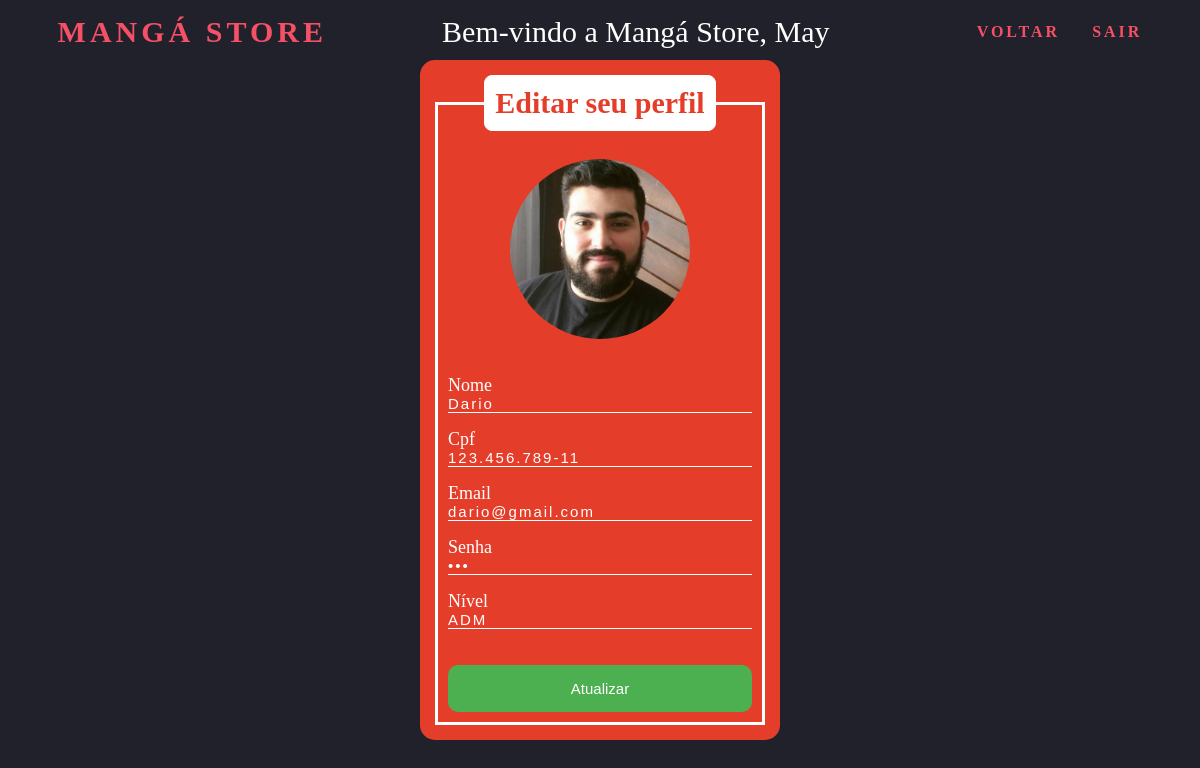
The page /pages/relatorio-clientes/editar_perfil_clientes.php?id=1 (signed in) on the database its author committed.
### tables this page shows
CREATE TABLE IF NOT EXISTS `usuario` (
    `id` int(2) NOT NULL AUTO_INCREMENT,
    `avatar` varchar(255) NOT NULL,
    `nome` varchar(45) NOT NULL,
    `email` varchar(110) NOT NULL,
    `cpf` varchar(14) NOT NULL,
    `senha` varchar(15) NOT NULL,
    `nivel` varchar(4),
    PRIMARY KEY (`id`)
);

### pages/relatorio-clientes/editar_perfil_clientes.php (the view, shortened to what this page needs)
<?php
if (!empty($_GET['id'])) {
    include_once('../connection/config.php');
    $id = $_GET['id'];
    $sqlSelect = "SELECT * FROM usuario WHERE id = $id";
    $result = $con->query($sqlSelect);
    if ($result->num_rows > 0) {
        while ($usuario_data = mysqli_fetch_assoc($result)) {
            $avatar = $usuario_data['avatar'];
            $nome = $usuario_data['nome'];
            $email = $usuario_data['email'];
            $cpf = $usuario_data['cpf'];
            $senha = $usuario_data['senha'];
            $nivel = $usuario_data['nivel'];
        }
    } else {
        header("Location: ../sistema/sistema.php");
    }
}
?>
<!DOCTYPE html>
<html lang="pt-br">
<head>
    <link rel="stylesheet" href="editar_perfil_clientes.css">
</head>
<body>
    <header>
        <nav class="menu">
            <h1 class="logo">Mangá Store</h1>
            <p class="bem-vindo">Bem-vindo a Mangá Store, <?php echo $_SESSION["nome"]; ?></p>
            <ul class="nav-list">
                <li><a href="../relatorio-clientes/relatorio-clientes.php">Voltar</a></li>
                <li><a href="../login/login.php">Sair</a></li>
            </ul>
        </nav>
    </header>
    <div class="box-login">
        <div class="box">
            <form action="saveEdit.php" method="POST">
                <fieldset>
                    <legend><b>Editar seu perfil</b></legend>
                    <br>
                    <div class="inputBox">
                        <img class="avatar" src="<?php echo $avatar; ?>" alt="">
                    </div>
                    <br><br>
                    <div class="inputBox">
                        <input type="text" name="nome" id="nome" value="<?php echo $nome ?>" class="inputUser" required>
                        <label for="nome" class="labelInput">Nome</label>
                    </div>
                    <br><br>
                    <div class="inputBox">
                        <input type="text" name="cpf" id="cpf" maxlength="14" oninput="maskCPF(this)" value="<?php echo $cpf ?>" onblur="validar()" class="inputUser" required>
                        <label for="cpf" class="labelInput">Cpf</label>
                    </div>
                    <br><br>
                    <div class="inputBox">
                        <input type="email" name="email" id="email" value="<?php echo $email ?>" class="inputUser" required>
                        <label for="email" class="labelInput">Email</label>
                    </div>
                    <br><br>
                    <div class="inputBox">
                        <input type="password" name="senha" id="senha" value="<?php echo $senha ?>" class="inputUser" required>
                        <label for="senha" class="labelInput">Senha</label>
                    </div>
                    <br><br>
                    <div class="inputBox">
                        <input type="text" name="nivel" id="nivel" value="<?php echo $nivel ?>" class="inputUser" required>
                        <label for="nivel" class="labelInput">Nível</label>
                    </div>
                    <br><br>
                    <input type="submit" name="update" id="update" value="Atualizar" onclick="mensagem()">
                </fieldset>
            </form>
        </div>
    </div>
</body>
</html>

### pages/relatorio-clientes/editar_perfil_clientes.css (style rules this page uses)
:root { --red: #F65066; --orange: #E43E2B; --white: #fff; --blue: #76E4FE; --black: #000; --bg-color: #21212B; }
* { padding: 0; margin: 0; box-sizing: border-box; scroll-behavior: smooth; }
li { list-style: none; }
a { text-decoration: none; }
body { background-color: var(--bg-color); }
header { margin-bottom: 150px; }
.logo { font-family: 'Permanent Marker', cursive; font-size: 24px; text-transform: uppercase; letter-spacing: 4px; color: var(--red); font-weight: bold; font-size: 30px; }
.avatar { width: 180px; height: 180px; border-radius: 50%; margin-bottom: 20px; display: block; margin-left: auto; margin-right: auto; }
.menu { display: flex; align-items: center; justify-content: space-around; font-family: sans-serif; height: 8vh; }
.bem-vindo { color: var(--white); font-size: 30px; font-family: 'Permanent Marker', cursive; }
.nav-list { list-style: none; display: flex; }
.nav-list li { letter-spacing: 3px; margin-left: 32px; }
.nav-list a { font-family: 'Permanent Marker', cursive; color: var(--red); font-weight: bold; text-transform: uppercase; }
.box { color: white; position: absolute; top: 50%; left: 50%; transform: translate(-50%, -50%); background-color: var(--orange); padding: 15px; border-radius: 15px; width: 30%; }
fieldset { border: 3px solid var(--white); padding: 10px; }
legend { border: 1px solid var(--white); padding: 10px; text-align: center; background-color: var(--white); border-radius: 8px; color: var(--orange); font-weight: bold; font-size: 30px; }
.inputBox { position: relative; }
.inputUser { background: none; border: none; border-bottom: 1px solid white; outline: none; color: white; font-size: 15px; width: 100%; letter-spacing: 2px; }
.labelInput { position: absolute; top: 0px; left: 0px; pointer-events: none; transition: .5s; }
.inputUser:focus~.labelInput, .inputUser:valid~.labelInput { top: -20px; font-size: 18px; color: var(--white); }
#update { background: #4CAF50; width: 100%; border: none; padding: 15px; color: white; font-size: 15px; cursor: pointer; border-radius: 10px; transition: all 0.4s ease-in-out; }

### rows shown on the page
usuario: avatar (picture), nome "Dario", cpf "123.456.789-11", email "dario@gmail.com", nivel "ADM"

### other values the page prints
$_SESSION["nome"] "May"
